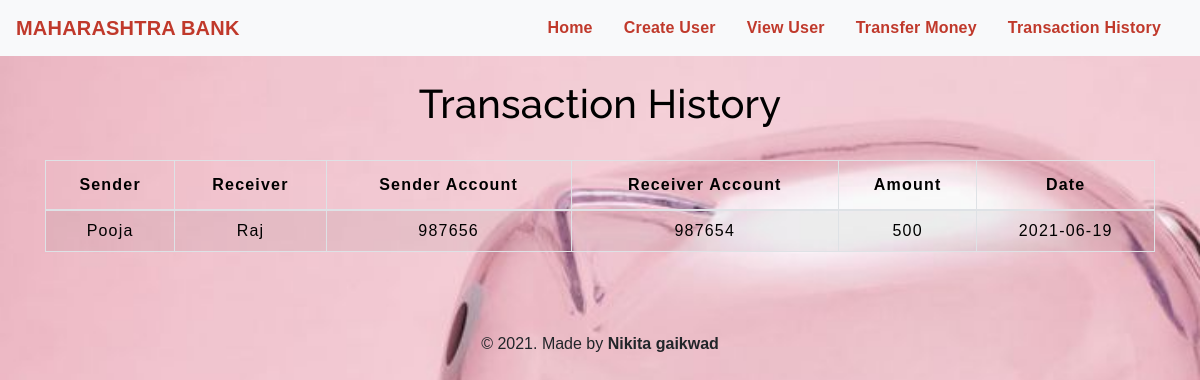
The page /history.php on the database its author committed.
### tables this page shows
CREATE TABLE `trans` (
  `sender` varchar(30) NOT NULL,
  `receiver` varchar(30) NOT NULL,
  `saccount` bigint(30) NOT NULL,
  `raccount` bigint(30) NOT NULL,
  `balance` int(10) NOT NULL,
  `date` date NOT NULL
);

### history.php (the view, shortened to what this page needs)
<!DOCTYPE html>
<html lang="en">
<head>
    <link rel="stylesheet" href="https://stackpath.bootstrapcdn.com/bootstrap/4.5.2/css/bootstrap.min.css">
    <link rel="stylesheet" type="text/css" href="css/table.css">
    <link rel="stylesheet" type="text/css" href="css/navbar.css">
</head>
<body>
<?php
  include 'navbar.php';
?>
	<div class="container">
        <h2 class="text-center pt-4" style="color : black;">Transaction History</h2>
       <br>
       <div class="table-responsive-sm">
    <table class="table table-hover table-striped table-condensed table-bordered">
        <thead style="color : black;">
            <tr>
                <th class="text-center">Sender</th>
                <th class="text-center">Receiver</th>
                <th class="text-center">Sender Account</th>
                <th class="text-center">Receiver Account</th>
                <th class="text-center">Amount</th>
                <th class="text-center">Date</th>
            </tr>
        </thead>
        <tbody>
        <?php
            include 'config.php';
            $sql ="select * from trans";
            $query =mysqli_query($conn, $sql);
            while($rows = mysqli_fetch_assoc($query))
            {
        ?>
            <tr style="color : black;">
            <td class="py-2"><?php echo $rows['sender']; ?></td>
            <td class="py-2"><?php echo $rows['receiver']; ?></td>
            <td class="py-2"><?php echo $rows['saccount']; ?></td>
            <td class="py-2"><?php echo $rows['raccount']; ?></td>
            <td class="py-2"><?php echo $rows['balance']; ?> </td>
            <td class="py-2"><?php echo $rows['date']; ?> </td>
        <?php
            }
        ?>
        </tbody>
    </table>
    </div>
</div>
<footer class="text-center mt-5 py-2">
       <br> <p>&copy 2021. Made by <b>Nikita gaikwad</b></p>
      </footer>
</body>
</html>

### css/table.css (style rules this page uses)
* { padding: 0; margin: 0; box-sizing: border-box; font-family: sans-serif; }
h2 { font-size: 40px; }
table { letter-spacing: 1.2px; }
td { text-align: center; }

### css/navbar.css (style rules this page uses)
h2 { color: #4C4B4B; letter-spacing: 0.2px; font-family: raleway; }

### history.php (style rules this page uses)
body { background-image:url("img/ABC.jpg"); background-size:1600px; background-repeat:no-repeat; }

### rows shown on the page
trans: sender "Pooja", receiver "Raj", saccount "987656", raccount "987654", balance "500", date "2021-06-19"
